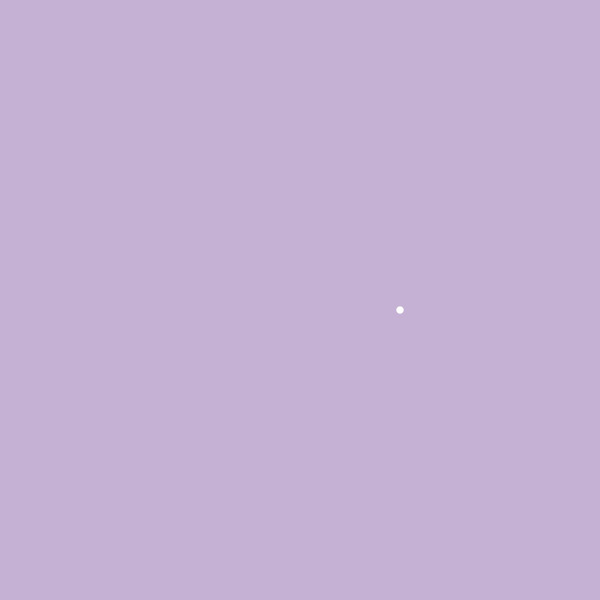
Frame 1 (no input)
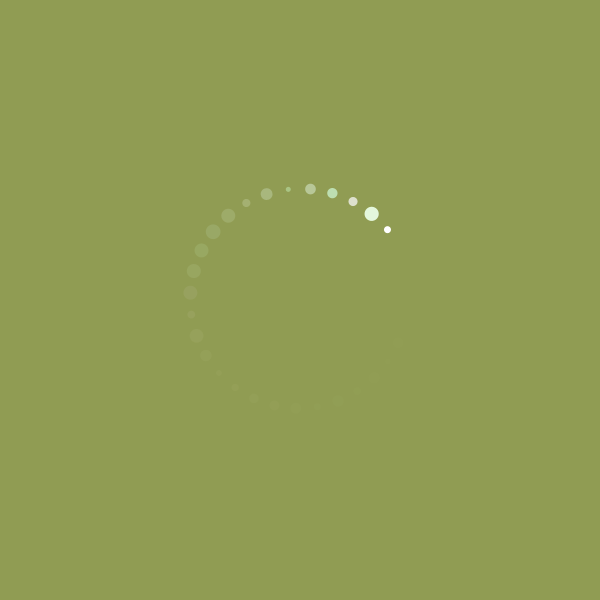
Frame 60 (the mouse pressed at the canvas centre just before this capture)
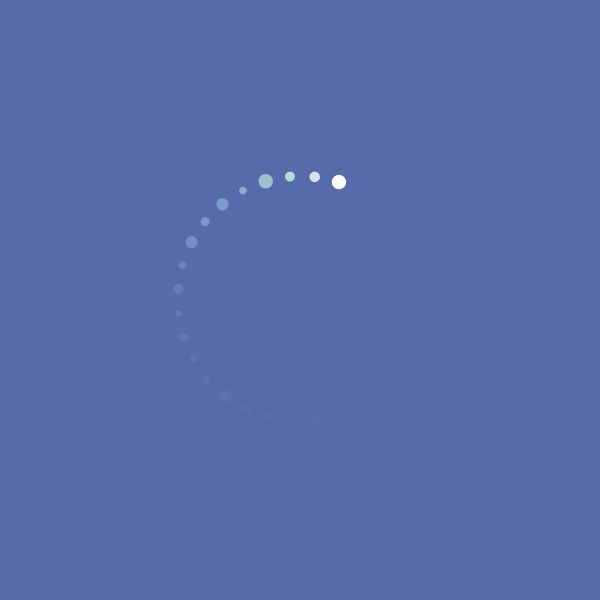
Frame 120 (the mouse held since frame 60 and released just before this capture)

The Processing sketch that drew these frames (run headless with seeded random() and noise(); from frame 60 on, the mouse is pressed at the canvas centre):

// Processing sketch: processing_186903
// ── processing_186903.pde

float r = 0;

void setup() {
  size(600, 600);
  smooth();
  noStroke();
  colorMode(RGB);
}
void draw() {

  // rectangle that draws over animation everytime
  fill(random(255), random(255), random(255), 50);  //opacity
  rect(0, 0, width, height);

  fill(255);
  // center of canvas
  translate(width/2, height/2);

  rotate(r);
  float circle_size = random(5, 15);
  ellipse(100 + r, 10, circle_size, circle_size);
  r = r + 0.2;


  // if r grows too big start from 0 again
  if (r > 100) {
    r = 0.2;
  }
}  
